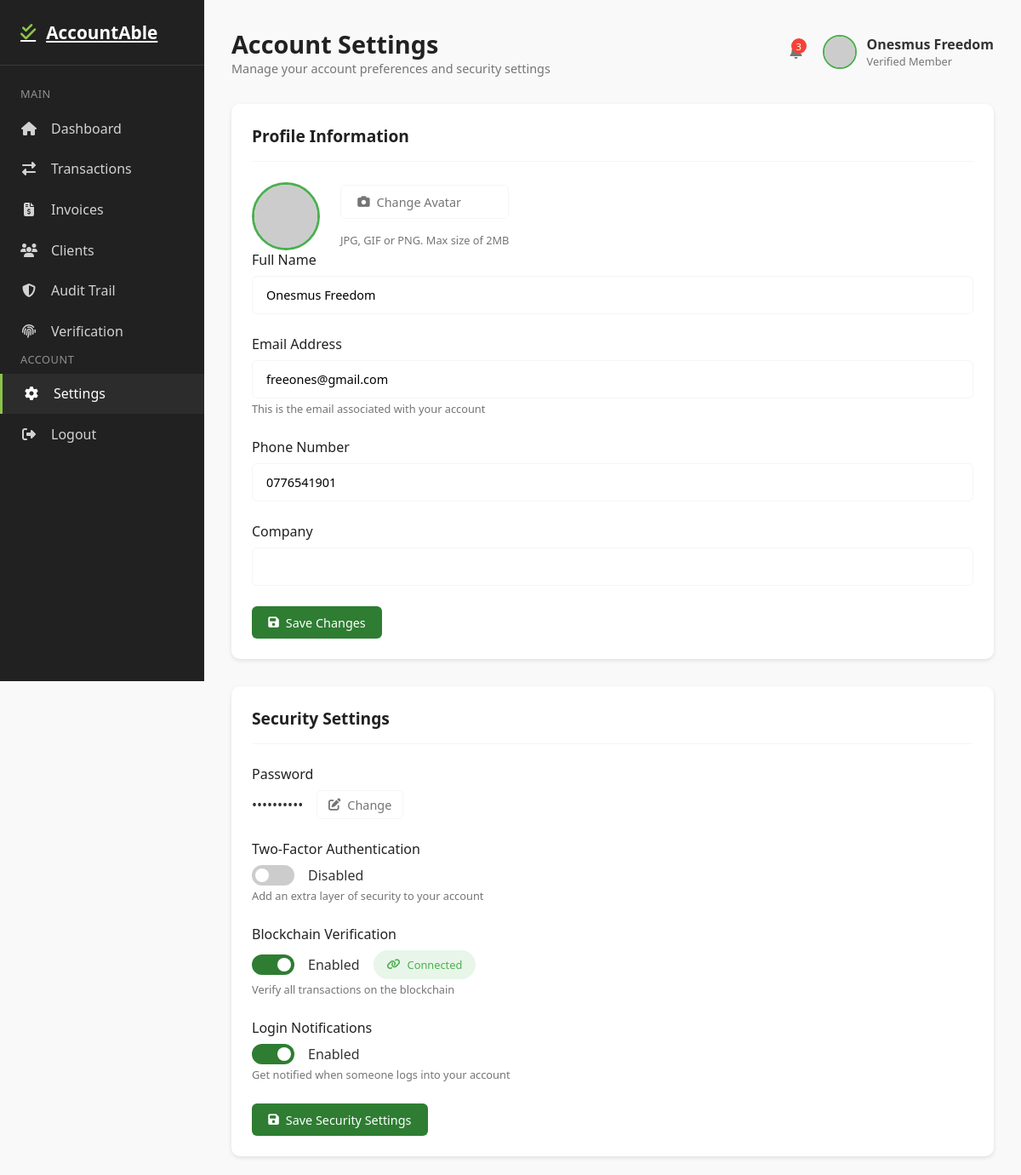
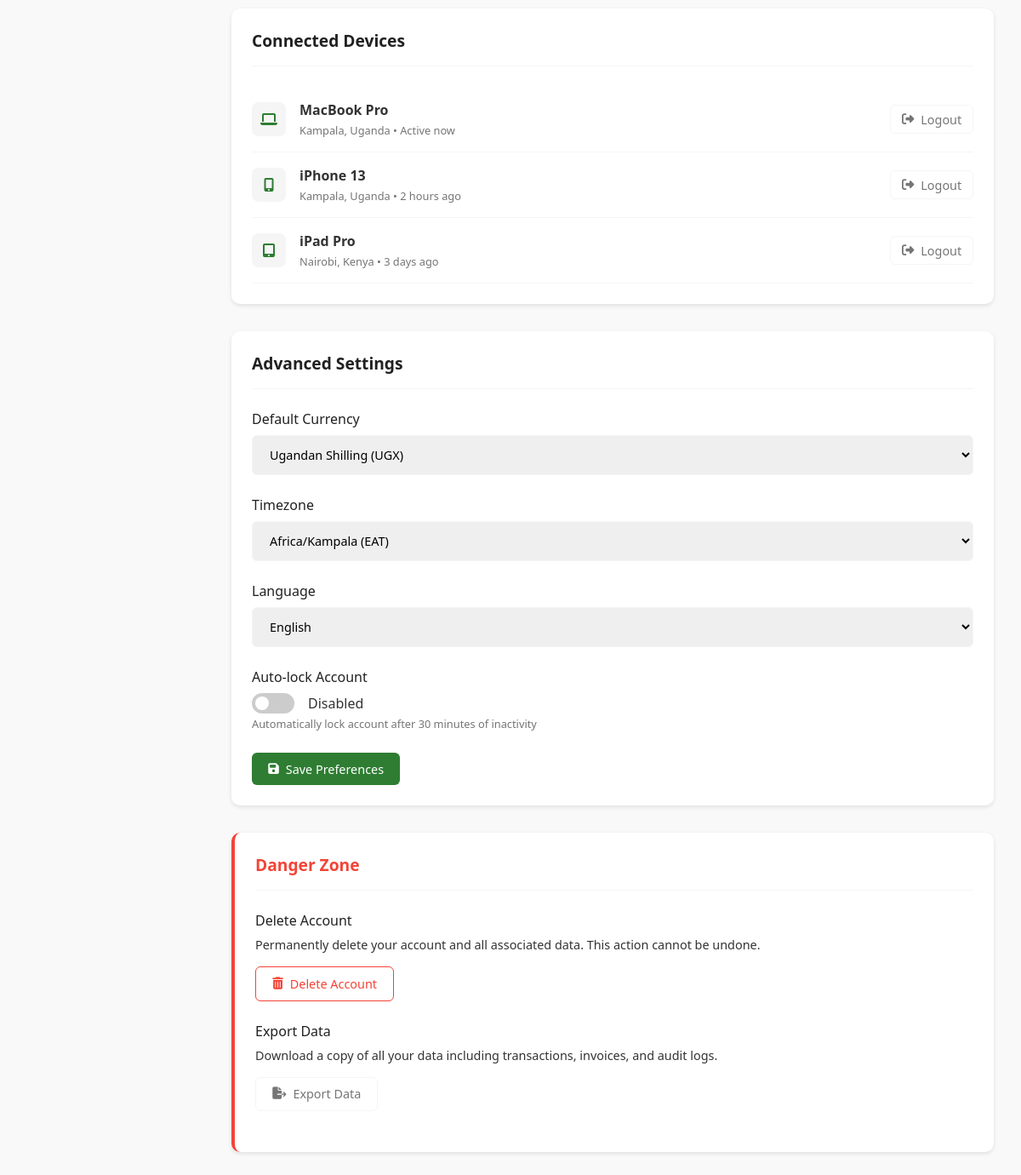
The page /settings.php (signed in) on the database its author committed (2 pictures, top to bottom).
### tables this page shows
CREATE TABLE IF NOT EXISTS `users` (
  `user_id` int NOT NULL AUTO_INCREMENT,
  `full_name` varchar(50) NOT NULL,
  `email` varchar(75) NOT NULL,
  `phone_number` varchar(50) DEFAULT NULL,
  `password_hash` varchar(255) NOT NULL,
  `company_name` varchar(100) DEFAULT NULL,
  `user_role` varchar(15) DEFAULT 'Verified Member',
  `avatar_url` varchar(100) DEFAULT NULL,
  `two_factor_enabled` tinyint(1) DEFAULT '0',
  `blockchain_verification_enabled` tinyint(1) DEFAULT '1',
  `login_notifications_enabled` tinyint(1) DEFAULT '1',
  `default_currency` varchar(10) DEFAULT 'UGX',
  `timezone` varchar(100) DEFAULT 'Africa/Kampala',
  `language` varchar(5) DEFAULT 'en',
  `auto_lock_enabled` tinyint(1) DEFAULT '0',
  `created_at` timestamp NULL DEFAULT CURRENT_TIMESTAMP,
  `updated_at` timestamp NULL DEFAULT CURRENT_TIMESTAMP ON UPDATE CURRENT_TIMESTAMP,
  PRIMARY KEY (`user_id`),
  UNIQUE KEY `email` (`email`),
  KEY `idx_users_email` (`email`)
);

### user.php (called while the page is built, shortened)
<?php
class User {
    private $pdo;
    public function __construct(PDO $pdo) {
        $this->pdo = $pdo;
    }
    public function getUserById($userId) {
        try {
            $stmt = $this->pdo->prepare("SELECT * FROM Users WHERE user_id = :user_id");
            $stmt->bindParam(':user_id', $userId, PDO::PARAM_INT);
            $stmt->execute();
            $user = $stmt->fetch();
            if ($user) {
                unset($user['password_hash']);
            }
            return $user;
        } catch (PDOException $e) {
            error_log("Error fetching user by ID: " . $e->getMessage());
            return false;
        }
    }
}
?>

### settings.php (the view, shortened to what this page needs)
<?php
require_once 'db_connect.php';
require_once 'user.php';
$userHandler = new User($pdo);
$userId = $_SESSION['user_id'];
$currentUser = $userHandler->getUserById($userId);
$connectedDevices = [
    ['type' => 'laptop', 'name' => 'MacBook Pro', 'location' => 'Kampala, Uganda', 'status' => 'Active now'],
    ['type' => 'mobile', 'name' => 'iPhone 13', 'location' => 'Kampala, Uganda', 'status' => '2 hours ago'],
    ['type' => 'tablet', 'name' => 'iPad Pro', 'location' => 'Nairobi, Kenya', 'status' => '3 days ago'],
];
?>
<!DOCTYPE html>
<html lang="en">
<head>
    <link rel="stylesheet" href="https://cdnjs.cloudflare.com/ajax/libs/font-awesome/6.4.0/css/all.min.css">
</head>
<body>
    <aside class="sidebar">
        <div class="sidebar-header">
            <a href="udashboard.php" class="logo">
                <i class="fas fa-check-double"></i>
                <span>AccountAble</span>
            </a>
        </div>
        <nav class="nav-menu">
            <div class="menu-title">Main</div>
            <a href="udashboard.php" class="nav-item">
                <i class="fas fa-home"></i>
                <span>Dashboard</span>
            </a>
            <a href="Transactions.php" class="nav-item">
                <i class="fas fa-exchange-alt"></i>
                <span>Transactions</span>
            </a>
            <a href="invoices.php" class="nav-item">
                <i class="fas fa-file-invoice-dollar"></i>
                <span>Invoices</span>
            </a>
            <a href="client.php" class="nav-item">
                <i class="fas fa-users"></i>
                <span>Clients</span>
            </a>
            <a href="Audit-Trail.php" class="nav-item">
                <i class="fas fa-shield-alt"></i>
                <span>Audit Trail</span>
            </a>
            <a href="Verification.php" class="nav-item">
                <i class="fas fa-fingerprint"></i>
                <span>Verification</span>
            </a>
            <div class="menu-title">Account</div>
            <a href="settings.php" class="nav-item active">
                <i class="fas fa-cog"></i>
                <span>Settings</span>
            </a>
            <a href="Logout.php" class="nav-item">
                <i class="fas fa-sign-out-alt"></i>
                <span>Logout</span>
            </a>
        </nav>
    </aside>
    <main class="main-content">
        <header class="dashboard-header">
            <div class="page-title">
                <h1>Account Settings</h1>
                <p>Manage your account preferences and security settings</p>
            </div>
            <div class="user-menu">
                <div class="notification-icon">
                    <span class="notification-badge">3</span>
                </div>
                <div class="user-profile">
                    <img src="https://placehold.co/40x40/2e7d32/ffffff?text=<?php echo substr($currentUser['full_name'], 0, 1); ?>" alt="User" class="user-avatar">
                    <div>
                        <div class="user-name"><?php echo htmlspecialchars($currentUser['full_name']); ?></div>
                        <div class="user-role"><?php echo htmlspecialchars($currentUser['user_role']); ?></div>
                    </div>
                </div>
            </div>
        </header>
        <div class="settings-container">
            <div class="settings-card">
                <div class="settings-header">
                    <h2 class="settings-title">Profile Information</h2>
                </div>
                <div class="avatar-upload">
                    <img src="https://placehold.co/80x80/2e7d32/ffffff?text=<?php echo substr($currentUser['full_name'], 0, 1); ?>" alt="Profile" class="avatar-preview">
                    <div class="avatar-upload-btn">
                        <button class="btn btn-outline" id="changeAvatarBtn">
                            <i class="fas fa-camera"></i> Change Avatar
                        </button>
                        <span class="form-text">JPG, GIF or PNG. Max size of 2MB</span>
                    </div>
                </div>
                <form action="settings.php" method="POST">
                    <div class="form-group">
                        <label for="name" class="form-label">Full Name</label>
                        <input type="text" id="name" name="full_name" class="form-control" value="<?php echo htmlspecialchars($currentUser['full_name']); ?>" required>
                    </div>
                    <div class="form-group">
                        <label for="email" class="form-label">Email Address</label>
                        <input type="email" id="email" name="email" class="form-control" value="<?php echo htmlspecialchars($currentUser['email']); ?>" required>
                        <span class="form-text">This is the email associated with your account</span>
                    </div>
                    <div class="form-group">
                        <label for="phone" class="form-label">Phone Number</label>
                        <input type="tel" id="phone" name="phone" class="form-control" value="<?php echo htmlspecialchars($currentUser['phone_number']); ?>">
                    </div>
                    <div class="form-group">
                        <label for="company" class="form-label">Company</label>
                        <input type="text" id="company" name="company" class="form-control" value="<?php echo htmlspecialchars($currentUser['company'] ?? ''); ?>">
                    </div>
                    <button type="submit" class="btn btn-primary">
                        <i class="fas fa-save"></i> Save Changes
                    </button>
                </form>
            </div>
            <div class="settings-card">
                <div class="settings-header">
                    <h2 class="settings-title">Security Settings</h2>
                </div>
                <div class="form-group">
                    <div class="form-label">Password</div>
                    <div style="display: flex; align-items: center; gap: 1rem;">
                        <span>••••••••••</span>
                        <button class="btn btn-outline" style="padding: 0.4rem 0.8rem;" id="changePasswordBtn">
                            <i class="fas fa-edit"></i> Change
                        </button>
                    </div>
                </div>
                <form action="settings.php" method="POST">
                    <div class="form-group">
                        <div class="form-label">Two-Factor Authentication</div>
                        <div style="display: flex; align-items: center; gap: 1rem;">
                            <label class="switch">
                                <span class="slider"></span>
                            </label>
                            <span><?php echo $currentUser['two_factor_enabled'] ? 'Enabled' : 'Disabled'; ?></span>
                        </div>
                        <span class="form-text">Add an extra layer of security to your account</span>
                    </div>
                    <div class="form-group">
                        <div class="form-label">Blockchain Verification</div>
                        <div style="display: flex; align-items: center; gap: 1rem;">
                            <label class="switch">
                                <span class="slider"></span>
                            </label>
                            <span><?php echo $currentUser['blockchain_verification_enabled'] ? 'Enabled' : 'Disabled'; ?></span>
                            <?php if ($currentUser['blockchain_verification_enabled']): ?>
                                <span class="security-badge badge-success">
                                    <i class="fas fa-link"></i> Connected
                                </span>
                            <?php endif; ?>
                        </div>
                        <span class="form-text">Verify all transactions on the blockchain</span>
                    </div>
                    <div class="form-group">
                        <div class="form-label">Login Notifications</div>
                        <div style="display: flex; align-items: center; gap: 1rem;">
                            <label class="switch">
                                <span class="slider"></span>
                            </label>
                            <span><?php echo $currentUser['login_notifications_enabled'] ? 'Enabled' : 'Disabled'; ?></span>
                        </div>
                        <span class="form-text">Get notified when someone logs into your account</span>
                    </div>
                    <button type="submit" class="btn btn-primary">
                        <i class="fas fa-save"></i> Save Security Settings
                    </button>
                </form>
            </div>
            <div class="settings-card">
                <div class="settings-header">
                    <h2 class="settings-title">Connected Devices</h2>
                </div>
                <ul class="device-list">
                    <?php if (!empty($connectedDevices)): ?>
                        <?php foreach ($connectedDevices as $device): ?>
                            <li class="device-item">
                                <div class="device-info">
                                    <div class="device-icon">
                                        <?php
                                            $iconClass = '';
                                            if ($device['type'] === 'laptop') $iconClass = 'fa-laptop';
                                            elseif ($device['type'] === 'mobile') $iconClass = 'fa-mobile-alt';
                                            elseif ($device['type'] === 'tablet') $iconClass = 'fa-tablet-alt';
                                        ?>
                                        <i class="fas <?php echo $iconClass; ?>"></i>
                                    </div>
                                    <div class="device-meta">
                                        <h4><?php echo htmlspecialchars($device['name']); ?></h4>
                                        <p><?php echo htmlspecialchars($device['location']); ?> • <?php echo htmlspecialchars($device['status']); ?></p>
                                    </div>
                                </div>
                                <div class="device-actions">
                                    <button class="btn btn-outline logout-device-btn" data-device="<?php echo htmlspecialchars($device['name']); ?>" style="padding: 0.4rem 0.8rem;">
                                        <i class="fas fa-sign-out-alt"></i> Logout
                                    </button>
                                </div>
                            </li>
                        <?php endforeach; ?>
                    <?php else: ?>
                        <p style="text-align: center; color: var(--gray-color);">No connected devices found.</p>
                    <?php endif; ?>
                </ul>
            </div>
            <div class="settings-card">
                <div class="settings-header">
                    <h2 class="settings-title">Advanced Settings</h2>
                </div>
                <form action="settings.php" method="POST">
                    <div class="form-group">
                        <label for="currency" class="form-label">Default Currency</label>
                        <select id="currency" name="default_currency" class="form-control">
                            <option value="UGX" <?php echo ($currentUser['default_currency'] == 'UGX') ? 'selected' : ''; ?>>Ugandan Shilling (UGX)</option>
                        </select>
                    </div>
                    <div class="form-group">
                        <label for="timezone" class="form-label">Timezone</label>
                        <select id="timezone" name="timezone" class="form-control">
                            <option value="Africa/Kampala" <?php echo ($currentUser['timezone'] == 'Africa/Kampala') ? 'selected' : ''; ?>>Africa/Kampala (EAT)</option>
                        </select>
                    </div>
                    <div class="form-group">
                        <label for="language" class="form-label">Language</label>
                        <select id="language" name="language" class="form-control">
                            <option value="en" <?php echo ($currentUser['language'] == 'en') ? 'selected' : ''; ?>>English</option>
                        </select>
                    </div>
                    <div class="form-group">
                        <div class="form-label">Auto-lock Account</div>
                        <div style="display: flex; align-items: center; gap: 1rem;">
                            <label class="switch">
                                <span class="slider"></span>
                            </label>
                            <span><?php echo $currentUser['auto_lock_enabled'] ? 'Enabled' : 'Disabled'; ?></span>
                        </div>
                        <span class="form-text">Automatically lock account after 30 minutes of inactivity</span>
                    </div>
                    <button type="submit" class="btn btn-primary">
                        <i class="fas fa-save"></i> Save Preferences
                    </button>
                </form>
            </div>
            <div class="settings-card" style="border-left: 4px solid var(--danger-color);">
                <div class="settings-header">
                    <h2 class="settings-title" style="color: var(--danger-color);">Danger Zone</h2>
                </div>
                <div class="form-group">
                    <div class="form-label">Delete Account</div>
                    <p style="margin-bottom: 1rem; font-size: 0.9rem;">
                        Permanently delete your account and all associated data. This action cannot be undone.
                    </p>
                    <button class="btn btn-outline" id="deleteAccountBtn" style="border-color: var(--danger-color); color: var(--danger-color);">
                        <i class="fas fa-trash-alt"></i> Delete Account
                    </button>
                </div>
                <div class="form-group">
                    <div class="form-label">Export Data</div>
                    <p style="margin-bottom: 1rem; font-size: 0.9rem;">
                        Download a copy of all your data including transactions, invoices, and audit logs.
                    </p>
                    <button class="btn btn-outline" id="exportDataBtn">
                        <i class="fas fa-file-export"></i> Export Data
                    </button>
                </div>
            </div>
        </div>
    </main>
</body>
</html>

### rows shown on the page
users: full_name "Onesmus Freedom", user_role "Verified Member", email "freeones@gmail.com", phone "0776541901", default_currency "Ugandan Shilling (UGX)", timezone "Africa/Kampala (EAT)", language "English"

### other values the page prints
$device['name'] "MacBook Pro"
$device['location'] "Kampala, Uganda"
$device['status'] "Active now"
$device['name'] "iPhone 13"
$device['status'] "2 hours ago"
$device['name'] "iPad Pro"
$device['location'] "Nairobi, Kenya"
$device['status'] "3 days ago"
